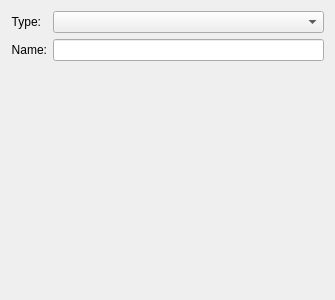
<?xml version="1.0" encoding="UTF-8"?>
<ui version="4.0">
 <class>ActivityConfiguration</class>
 <widget class="QWidget" name="ActivityConfiguration">
  <property name="geometry">
   <rect>
    <x>0</x>
    <y>0</y>
    <width>335</width>
    <height>300</height>
   </rect>
  </property>
  <property name="windowTitle">
   <string>Form</string>
  </property>
  <layout class="QFormLayout" name="formLayout">
   <item row="0" column="0">
    <widget class="QLabel" name="label_4">
     <property name="text">
      <string>Type:</string>
     </property>
     <property name="alignment">
      <set>Qt::AlignRight|Qt::AlignTrailing|Qt::AlignVCenter</set>
     </property>
     <property name="buddy">
      <cstring>m_containmentComboBox</cstring>
     </property>
    </widget>
   </item>
   <item row="0" column="1">
    <widget class="QComboBox" name="m_containmentComboBox">
     <property name="sizePolicy">
      <sizepolicy hsizetype="Expanding" vsizetype="Fixed">
       <horstretch>0</horstretch>
       <verstretch>0</verstretch>
      </sizepolicy>
     </property>
    </widget>
   </item>
   <item row="1" column="0">
    <widget class="QLabel" name="label_6">
     <property name="text">
      <string>Name:</string>
     </property>
     <property name="alignment">
      <set>Qt::AlignRight|Qt::AlignTrailing|Qt::AlignVCenter</set>
     </property>
     <property name="buddy">
      <cstring>m_activityName</cstring>
     </property>
    </widget>
   </item>
   <item row="1" column="1">
    <widget class="QLineEdit" name="m_activityName"/>
   </item>
  </layout>
 </widget>
 <resources/>
 <connections/>
</ui>
